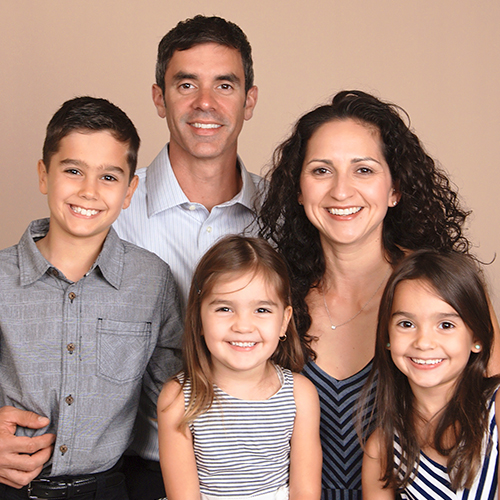
%> input picture DIP/Project/shubh/it1/family/1.jpg, 500 x 500 px; its folder holds 4 pictures in this run
$ octave final.m   (GNU Octave 9; MATLAB toolbox functions it lacks are replaced by stand-ins)
%> lines starting %> are read from the running program, lines starting %| are printed output that depends on the picture
clc;
close all;
clear all;

dirname = 'family\';
files = dir(strcat(dirname,'*.??g'));
ct = 0;
for file = files'
    ct = ct+1;
    im_set{ct} = imread(strcat(dirname,file.name));
end

for i=1:ct
    im_set{i} = imresize(im_set{i}, [300 NaN]);
end

o = im_set{1};
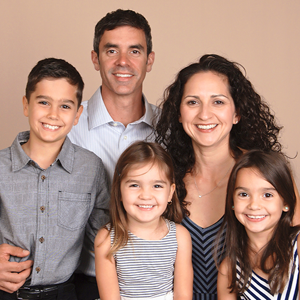
%> o: size 300x300x3 uint8; mean R, G, B 164, 133.1, 120.6
for i=2:ct
    o = [o, im_set{i}];
end
%> this loop made 3 passes
%> pass 1, `o = [o, im_set{i}];`:
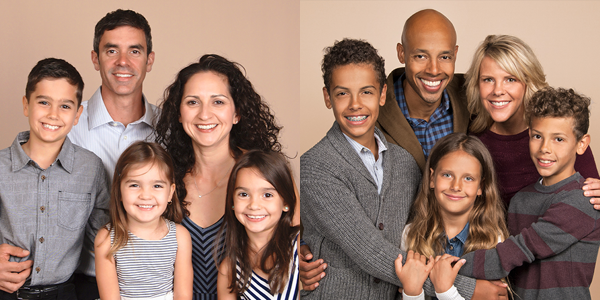
%> o: size 300x600x3 uint8; mean R, G, B 152.4, 122.8, 109.6
%> pass 2, `o = [o, im_set{i}];`:
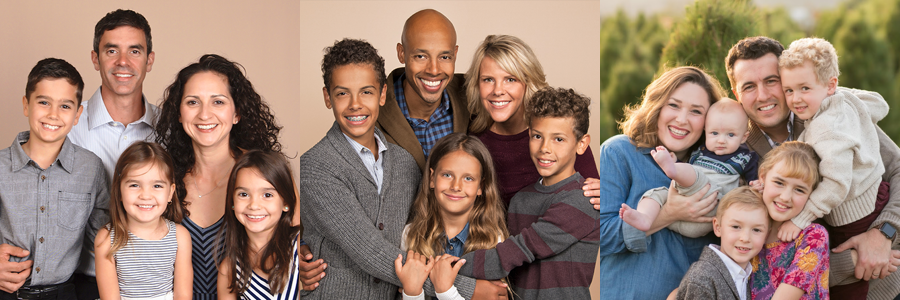
%> o: size 300x900x3 uint8; mean R, G, B 150.8, 125.8, 111.6
%> pass 3, `o = [o, im_set{i}];`:
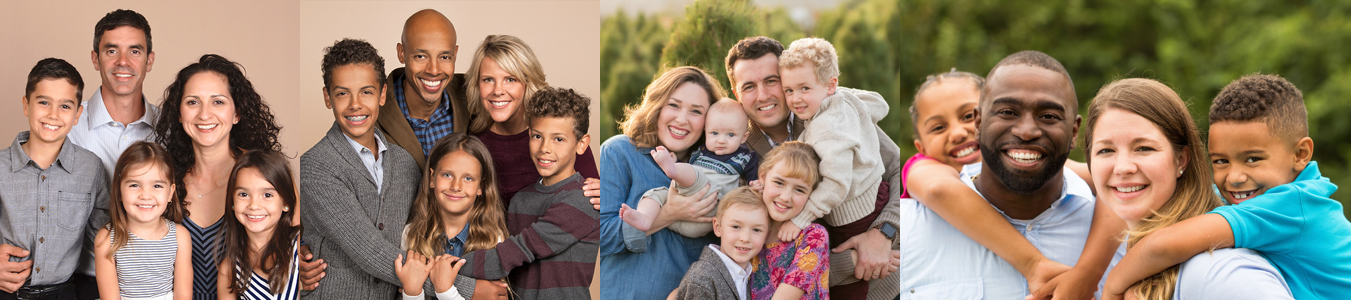
%> o: size 300x1351x3 uint8; mean R, G, B 144.7, 125.7, 107.2
%> the run ends on the next line

imwrite(o,strcat(dirname, 'output\input.jpg'));

W = zeros(ct,ct);

adj_mat = zeros(ct,ct);
for i=2:ct
    for j=1:i-1
        [M,w,TT] = Affinity(im_set{i},im_set{j});
